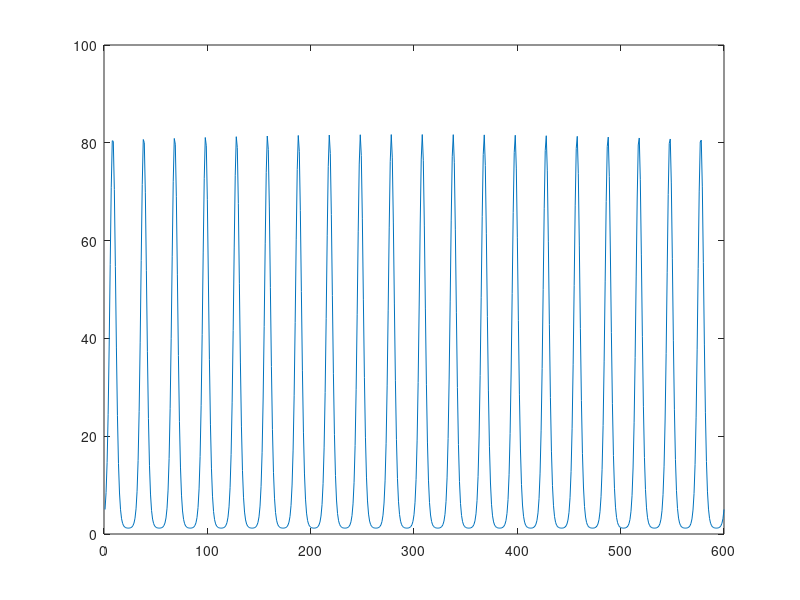

This figure's MATLAB source: (Note: this script raises an error after producing the figure.)
% this script is a wrapper that loads some data (or simulates it) and then
% calls the most recent FOOPSI function to infer spike trains and
% parameters

clear, clc,
fname = 'dynamic_prior';

%% set algorithmic Variables

% set meta parameters
V.T         = 600;              % # of time steps
V.dt        = 1/60;             % time step size
V.Np        = 1;                % # of pixels in each image
V.Nc        = 1;                % # cells per ROI
V.Poiss     = 0;                % whether observations are poisson or gaussian
V.Thresh    = 1;                % whether to threshold spike train before estimating 'a' and 'b' (we always keep this on)
V.Plot      = 0;                % whether to plot filter with each iteration
V.MaxIter   = 25;               % # iterations of EM to estimate params
if V.MaxIter>1                  % set which parameters to estimate (these are only used if MaxIter>1)
    V.a_est     = 0;
    V.b_est     = 1;
    V.sig_est   = 1;
    V.gam_est   = 0;
    V.lam_est   = 0;
end

%% initialize model Parameters
P.a     = 1;                    % scale of fluorescence data
P.b     = 0.01*mean(P.a);       % baseline is a scaled down version of the sum of the spatial filters
P.sig   = 30*max(P.a);          % stan dev of noise (indep for each pixel)
C_0     = 0;                    % initial calcium
tau     = rand(V.Nc,1)/2+.05;   % decay time constant for each cell
P.gam   = 1-V.dt./tau(1:V.Nc);  % set gam
P.lam   = exp(3*(sin(linspace(0,40*pi,V.T))+1)')/5+1; % rate-ish, ie, lam*dt=# spikes per second
figure(2), plot(P.lam)

%% simulate data

n = poissrnd(P.lam*V.dt)';    % simulate spike train
C = filter(1,[1 -P.gam],n);   % convolve with exponential to get calcium
F = P.a*C+P.b+P.sig*rand(V.Np,V.T);

save(['../../data/' fname '.mat'],'F','n','P','V')

%% infer spike trains and parameters

q=0;
exps=1:2;
for qq=exps
    disp(qq)
    if qq==1;                                % use true params
        PP=P;
        FF=F;
        V.MaxIter = 1;
    elseif qq==2                             % use static prior
        PP=P;
        PP.lam = mean(P.lam); %+0*P.lam;
        FF=F;
        V.MaxIter = 1;
    end
    q=q+1;
    [I{q}.n I{q}.P] = fast_oopsi(FF,V,PP);
end

save(['../../data/' fname '.mat'],'-append','I')
sound(1*sin(linspace(0,180*pi,2000)))

%% plot results

clear Pl
nrows   = 2+numel(exps);                        % set number of rows
h       = zeros(nrows,1);                       % pre-allocate memory for handles
Pl.xlims= [1 V.T];                              % time steps to plot
Pl.nticks=5;                                    % number of ticks along x-axis
Pl.n    = double(n); Pl.n(Pl.n==0)=NaN;         % store spike train for plotting
Pl      = PlotParams(Pl);                       % generate a number of other parameters for plotting
Pl.vs   = 4;
Pl.colors(1,:) = [0 0 0];
Pl.colors(2,:) = Pl.gray;
Pl.colors(3,:) = [.5 0 0];
Pl.Nc   = V.Nc;

fnum = figure(1); clf,

% plot fluorescence data
i=1; h(i) = subplot(nrows,1,i);
Pl.label = [{'Fluorescence'}];
Pl.color = 'k';
plot(z1(F(Pl.xlims(1):Pl.xlims(2))),'k','LineWidth',Pl.lw);
ylab=ylabel('Fluorescence','Interpreter',Pl.inter,'FontSize',Pl.fs);
set(ylab,'Rotation',0,'HorizontalAlignment','right','verticalalignment','middle','Interpreter',Pl.interp)
set(gca,'YTick',[],'YTickLabel',[])
set(gca,'XTick',Pl.XTicks,'XTickLabel',[],'FontSize',Pl.fs)
axis([Pl.xlims-Pl.xlims(1) 0 1])
box off

% plot inferred spike trains
for q=[2 1] %exps
    i=i+1; h(i) = subplot(nrows,1,i); hold on
    if q==1
        Pl.label = [{'Dynamic'}; {'Prior'}];
    else
        Pl.label = [{'Static'}; {'Prior'}];        
    end
    stem(z1(I{q}.n(Pl.xlims(1):Pl.xlims(2))),'Marker','none','LineWidth',Pl.sw,'Color','k')
    stem(Pl.n(Pl.xlims(1):Pl.xlims(2))*1.1,'Marker','v','MarkerSize',Pl.vs,...   % plot real spike train
        'LineStyle','none','MarkerFaceColor',Pl.gray,'MarkerEdgeColor',Pl.gray);
    axis([Pl.xlims min(min(n),0) 1.15])
    ylab=ylabel(Pl.label,'Interpreter',Pl.inter,'FontSize',Pl.fs,'Interpreter',Pl.interp);
    set(ylab,'Rotation',0,'HorizontalAlignment','right','verticalalignment','middle')
    set(gca,'YTick',0:1,'YTickLabel',[])
    set(gca,'XTick',Pl.XTicks,'XTickLabel',[])
    set(gca,'XTickLabel',[])
    box off
end

% plot prior
i=i+1; h(i) = subplot(nrows,1,i);
Pl.color = Pl.colors(1,:);
plot((P.lam(Pl.xlims(1):Pl.xlims(2))),'k','LineWidth',Pl.lw);
ylab=ylabel('Prior','Interpreter',Pl.inter,'FontSize',Pl.fs);
set(ylab,'Rotation',0,'HorizontalAlignment','right','verticalalignment','middle','Interpreter',Pl.interp)
set(gca,'YTick',[],'YTickLabel',[])
set(gca,'XTick',Pl.XTicks,'XTickLabel',[],'FontSize',Pl.fs)
axis([Pl.xlims-Pl.xlims(1) 0 max(P.lam)*1.1])
box off

% set xlabel stuff
subplot(nrows,1,nrows)
set(gca,'XTick',Pl.XTicks,'XTickLabel',Pl.XTicks*V.dt,'FontSize',Pl.fs)
xlabel('Time (sec)','FontSize',Pl.fs)
linkaxes(h,'x')

% print fig
wh=[7.5 3.5*length(exps)];   %width and height
DirName = '../../figs/';
PrintFig(wh,DirName,fname);
